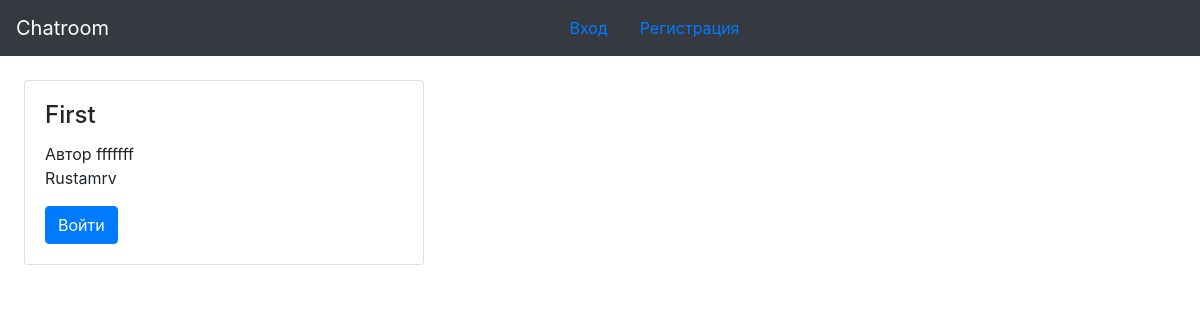
Before: /rooms with the older database file.
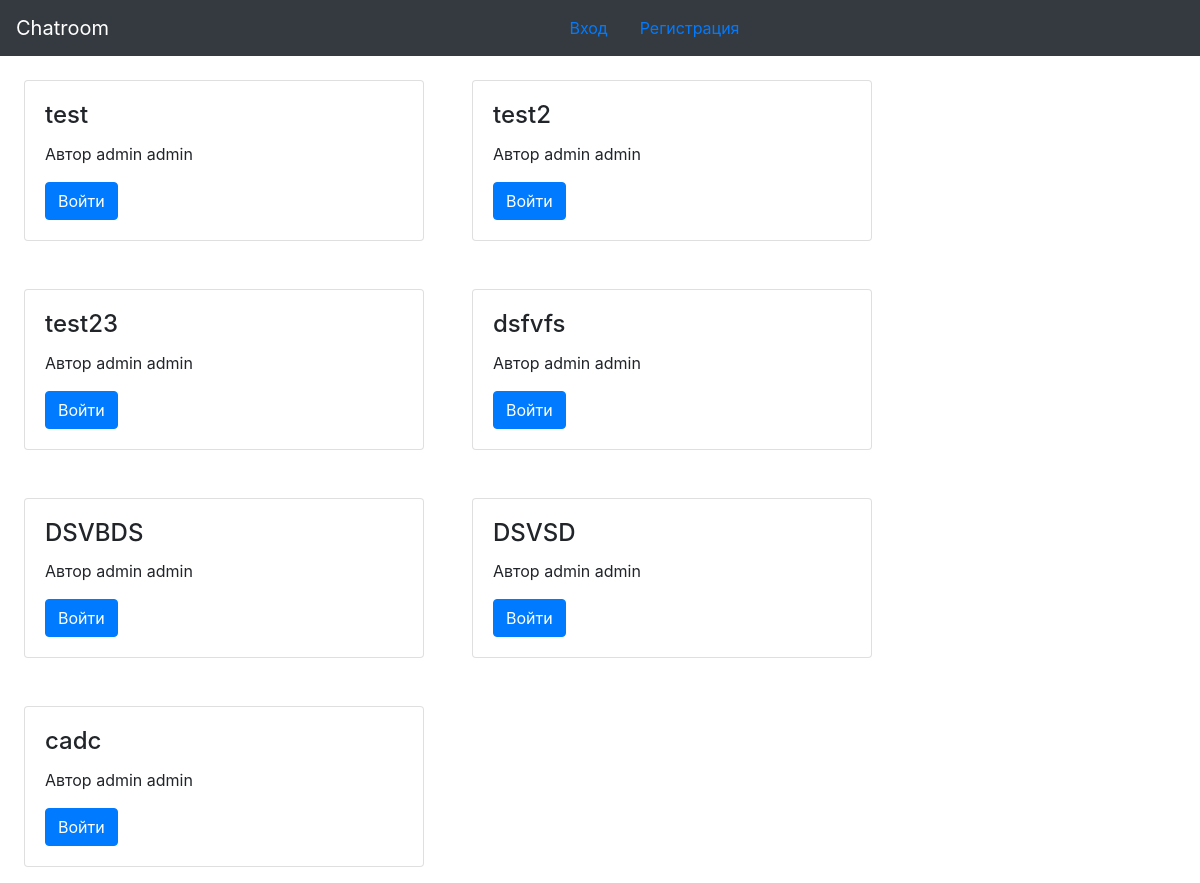
After: the same page with the newer database file.
### room/models.py (models this page shows, shortened)
class Room(models.Model):
    name = models.CharField(max_length=60)
    created_date = models.DateTimeField("Date created", auto_now=True,
                                        auto_now_add=False)
    author = models.ForeignKey(Profile, verbose_name="Автор",
                               related_name="author", default='',
                               on_delete=models.CASCADE)
    choice_type = [
        ('private', 'Приватный'),
        ('public', 'Публичный'),
        ('channel', 'Канал'),
    ]
    type_room = models.CharField(max_length=12, choices=choice_type,
                                 default='public')
    slug = models.SlugField(default='')
    objects = RoomManager()

### accounts/models.py (models this page shows, shortened)
class Profile(AbstractBaseUser, PermissionsMixin):
    email = models.EmailField(unique=True)
    first_name = models.CharField(max_length=255, default="Test")
    last_name = models.CharField(max_length=255, default="Test")
    image = models.FileField(null=True, blank=True, upload_to='upload/')
    birthday = models.DateTimeField(null=True, blank=True)
    is_active = models.BooleanField(default=True)
    is_staff = models.BooleanField(default=False)
    USERNAME_FIELD = 'email'
    REQUIRED_FIELDS = ['first_name', 'last_name']
    objects = UserManager()
    class Meta:
        verbose_name = "user"
        verbose_name_plural = "users"
    def __str__(self):
        return self.full_name
    @property
    def full_name(self):
        return self.last_name + ' ' + self.first_name

### room/views.py (the view)
# urls.py: path('rooms', RoomList.as_view(), name='room'),
class RoomList(ListView):
    model = Room
    def get_context_data(self, **kwargs):
        context = super().get_context_data(**kwargs)
        context["title"] = "Чат комната - все комнаты"
        context['rooms'] = Room.objects.all()
        context["id_user"] = self.request.session.get('_auth_user_id')
        return context

### templates/room/room_list.html
{% extends 'layout/base.html' %}
{% block content %}
<div class="container-1">
  {% for item in rooms %}
  <div class="p-3 m-2">
    <div class="card" style="width:400px">
      <div class="card-body">
        <h4 class="card-title">{{item.name}}</h4>
        <p class="card-text">Автор {{item.author}}</p>
        <a href="{% url 'detail' pk=item.id %}" class="btn btn-primary">Войти</a>
      </div>
    </div>
  </div>
  {% endfor %}
</div>
{% endblock content %}

### templates/layout/base.html (shortened to what this page needs)
<!DOCTYPE html>
{% load static %}
<html lang="en">
<head>
  <link rel="stylesheet" href="{% static 'css/base.css' %}">
  <link rel="stylesheet" href="https://maxcdn.bootstrapcdn.com/bootstrap/4.0.0/css/bootstrap.min.css"
>
</head>
<body>
  <header class="masthead mb-auto">
    {% include 'layout/navbar.html' %}
  </header>
  {% block content %}
  {% endblock content %}
</body>
</html>

### templates/layout/navbar.html (shortened to what this page needs)
<nav class="navbar navbar-expand-md bg-dark navbar-dark">
  <a class="navbar-brand" href="{% url 'home' %}">Chatroom</a>
  <div class="collapse navbar-collapse  justify-content-center" id="collapsibleNavbar">
    {% if user.is_authenticated %}
    <a class="nav-link" href="{% url 'room' %}">Все комнаты</a>
    <a class="nav-link" href="{% url 'profile' pk=id_user %}">Моя страница</a>
    <a class="nav-link" href="">Рассылка</a>
    <a class="nav-link" href="{% url 'logout' %}">Выйти</a>
    {% else %}
    <a class="nav-link" href="{% url 'login' %}">Вход</a>
    <a class="nav-link" href="{% url 'signup' %}">Регистрация</a>
    {% endif %}
  </div>
</nav>

### static/css/base.css (style rules this page uses)
.container-1 { display: flex; flex-wrap: wrap; height: 100px; align-content: space-between; }
.card-body { width: 50%; padding: 10%; }

Changed rows visible on the page:
removed Room: name "First", author "fffffff Rustamrv"
added Room: name "test", author "admin admin"
added Room: name "test2", author "admin admin"
added Room: name "test23", author "admin admin"
added Room: name "dsfvfs", author "admin admin"
added Room: name "DSVBDS", author "admin admin"
added Room: name "DSVSD", author "admin admin"
added Room: name "cadc", author "admin admin"
